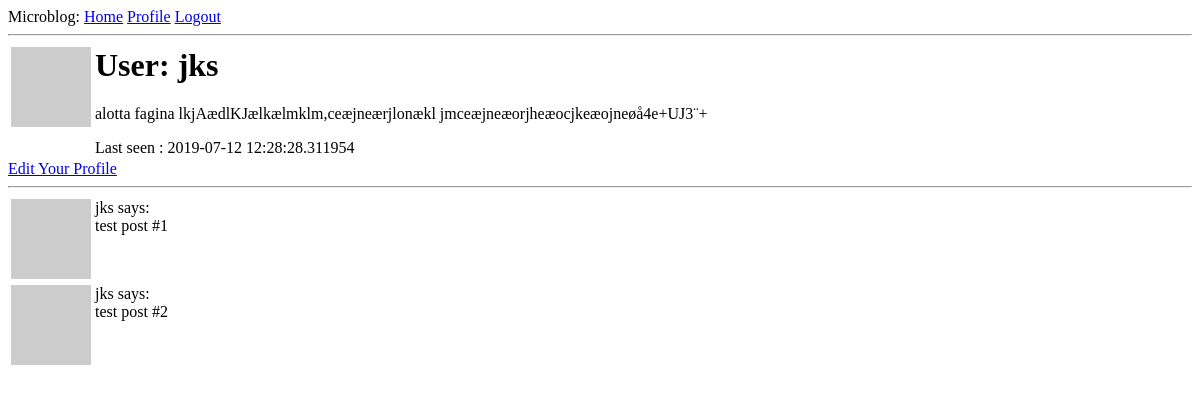
Page /user/jks (signed in) on the earlier database version.
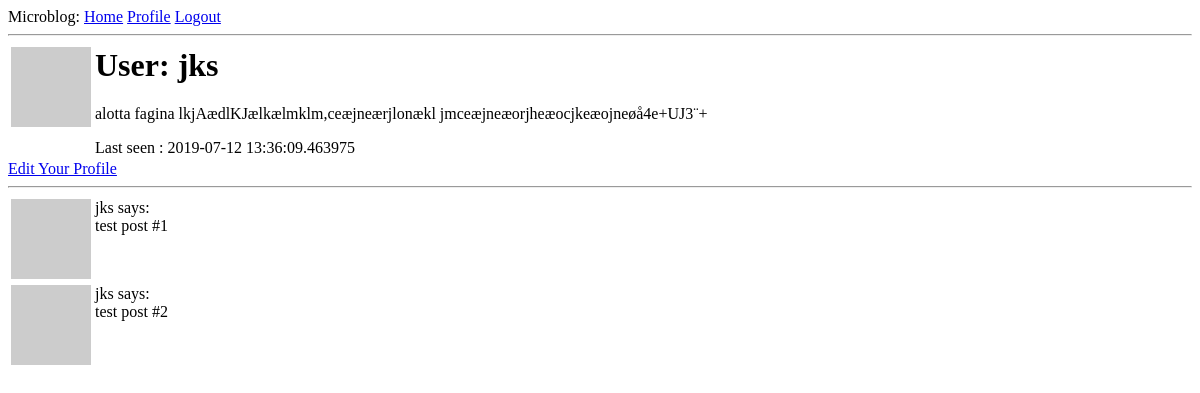
Same page on the later database version.
### app/models.py (models this page shows, shortened)
class User(UserMixin, db.Model):
    id = db.Column(db.Integer, primary_key = True)
    username = db.Column(db.String(64), index = True, unique = True)
    email = db.Column(db.String(120), index = True, unique = True)
    password_hash = db.Column(db.String(128))
    posts = db.relationship("Post", backref="author", lazy="dynamic")
    about_me = db.Column(db.String(140))
    last_seen = db.Column(db.DateTime, default=datetime.utcnow)
    def avatar(self, size):
        digest = md5(self.email.lower().encode("utf-8")).hexdigest()
        return f'https://www.gravatar.com/avatar/{digest}?d=identicon&s={size}'

### app/routes.py (the view)
@app.route("/user/<username>")
@login_required
def user(username):
    user = User.query.filter_by(username=username).first_or_404()
    posts = [
        {"author" : user, "body": "test post #1"},
        {"author" : user, "body": "test post #2"}
    ]
    return render_template("user.html", user=user, posts=posts)

### app/models.py (called while the page is built)
@login.user_loader
def load_user(id):
    return User.query.get(int(id))

### app/routes.py (called while the page is built)
@app.before_request
def before_request():
    if current_user.is_authenticated:
        current_user.last_seen = datetime.utcnow()
        db.session.commit()

### app/templates/user.html
{% extends "base.html" %}
{% block content %}
    <table>
        <tr valign="top">
            <td><img src="{{ user.avatar(128) }}"></td>
            <td>
                <h1>User: {{ user.username }}</h1>
                {% if user.about_me %}<p>{{ user.about_me }}</p>{% endif %}
                {% if user.last_seen %}<p>Last seen : {{ user.last_seen }}</p>{% endif %}
            </td>
        </tr>
    </table>
    {% if user == current_user %}
    <a href="{{ url_for('edit_profile') }}">Edit Your Profile</a>
    {% endif %}
    <hr>
    {% for post in posts %}
        {% include "_post.html" %}
    {% endfor %}
{% endblock %}

### app/templates/base.html (shortened to what this page needs)
<html>
    <head>
    </head>
    <body>
        <div>Microblog:
            <a href="{{ url_for('index') }}">Home</a>
            {% if current_user.is_anonymous %}
            <a href="{{ url_for('login') }}">Login</a>
            {% else %}
            <a href="{{ url_for('user', username=current_user.username) }}">Profile</a>
            <a href="{{ url_for('logout') }}">Logout</a>
            {% endif %}
        </div>
        <hr>
        {% block content%}{% endblock %}
    </body>
</html>

### app/templates/_post.html
<table>
    <tr valign="top">
        <td><img src="{{ user.avatar(36) }}"></td>
        <td>{{ post.author.username }} says: <br>{{ post.body }}</td>
    </tr>
</table>

Differences in the rows shown:
changed User "jks": last_seen "2019-07-12 12:28:28.311954" → "2019-07-12 13:36:09.463975"
